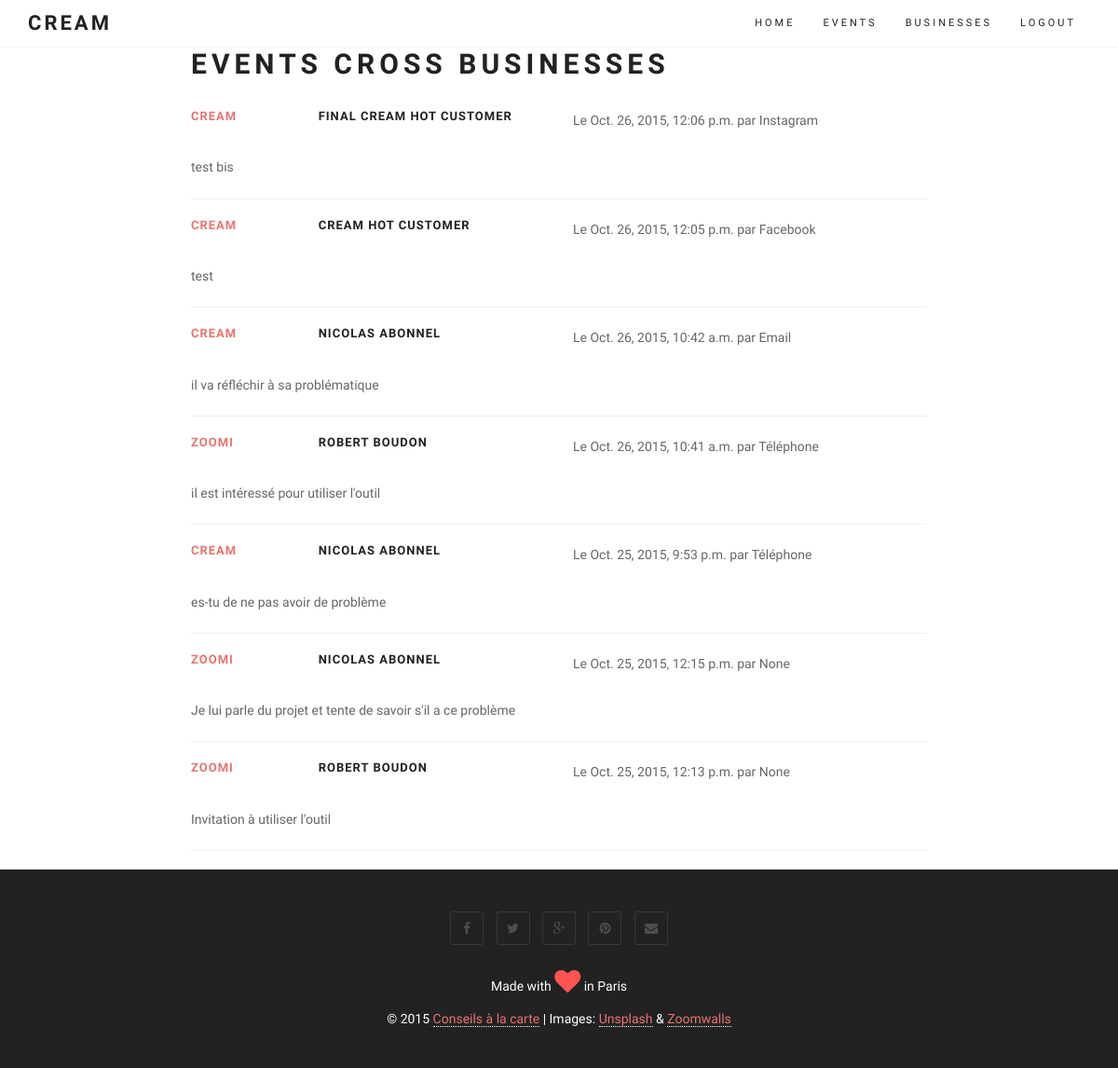
/event/ (signed in), run on the app's committed database.
### core/models.py (models this page shows)
class Event(models.Model):
	user = models.ForeignKey(User)
	customer = models.ForeignKey(Customer)
	business = models.ForeignKey(Business)
	kind = models.IntegerField(choices=EVENT_KIND, null=True, blank=True)
 	description = models.TextField(null=True, blank=True)
 	created_at = models.DateTimeField(auto_now_add=True)
 	def get_absolute_url(self):
 		return reverse (viewname="business_list")

class Business(models.Model):
	user = models.ForeignKey(User)
 	name = models.CharField(max_length=100, null=True, blank=True)
 	def __unicode__(self):
 		return str(self.name)
 	def create_event_url(self):
 		return reverse (viewname="event_create", args=[self.id])
 	def create_customer_url(self):
 		return reverse (viewname="customer_create", args=[self.id])
 	def list_customer_url(self):
 		return reverse (viewname="customer_list", args=[self.id])

class Customer(models.Model):
	user = models.ForeignKey(User)
	business = models.ForeignKey(Business) # could we make it multiple values
	kind = models.IntegerField(choices=CUSTOMER_KIND, null=True, blank=True)
	status = models.IntegerField(choices=CUSTOMER_STATUS, null=True, blank=True)
	fullname = models.CharField(max_length=100, null=True, blank=True)
	telephone = models.CharField(max_length=20, null=True, blank=True)
	email = models.CharField(max_length=100, null=True, blank=True)
 	created_at = models.DateTimeField(auto_now_add=True)
 	def __unicode__(self):
 		return str(self.fullname) #+ ' - ' + str(self.bus_c) + ' - ' + str(self.fullname)
 	def get_absolute_url(self):
 	 	return reverse (viewname="customer_list", args=[self.id])

### core/views.py (the view)
# urls.py: url(r'event/$', login_required(coreviews.EventListView.as_view())),
class EventListView(ListView):
	model = coremodels.Event
	template_name = "event/list.html"
	context_object_name = 'event'
	def get_queryset(self):
		return coremodels.Event.objects.filter(user=self.request.user).order_by('-created_at')

### templates/event/list.html (shortened to what this page needs)
{% extends "base/theme.html" %}
{% block content %}
<div class="row main-content">
	<div class="col-md-2"></div>
	<div class="col-md-8">
	<h2>Events cross Businesses</h2>
		{% for event in object_list %}
		<div class="row">
	 		<div class="col-md-2">
			<h3><a href="{{ event.get_absolute_url }}">{{ event.business }}</a></h3>
			</div>
	 		<div class="col-md-4">
			<h3>{{ event.customer }}</h3>
			</div>
	 		<div class="col-md-6">
			Le {{ event.created_at }} par {{ event.get_kind_display }}
			</div>
			<div class="col-md-12">
			<br>
			<p>{{ event.description }}</p>
			<hr></div>
		</div>
		{% endfor %}
	</div>
	<div class="col-md-2"></div>
</div>
{% endblock %}

### static/css/style.css (style rules this page uses)
body { font: 300 14px/1.8 'Raleway', sans-serif; color: #666; overflow-x: hidden; }
a { color: #E7746F; }
a, .btn { -webkit-transition: all 0.125s ease-in-out 0s; -moz-transition: all 0.125s ease-in-out 0s; -ms-transition: all 0.125s ease-in-out 0s; -o-transition: all 0.125s ease-in-out 0s; transition: all 0.125s ease-in-out 0s; }
h1, h2, h3, h4, h5, h6 { font: 700 40px/1.2 Raleway, sans-serif; text-transform: uppercase; letter-spacing: 5px; margin: 5px 0 5px; color: #222; }
h2 { font-size: 30px; margin: 0 0 30px; }
h3 { font-size: 13px; letter-spacing: 1px; margin: 0 0 5px; }

### data on the page
Event: business "CREAM", customer "FINAL CREAM HOT CUSTOMER", created_at "Oct. 26, 2015, 12:06 p.m.", kind "Instagram", description "test bis"
Event: business "CREAM", customer "CREAM HOT CUSTOMER", created_at "Oct. 26, 2015, 12:05 p.m.", kind "Facebook", description "test"
Event: business "CREAM", customer "NICOLAS ABONNEL", created_at "Oct. 26, 2015, 10:42 a.m.", kind "Email", description "il va réfléchir à sa problématique"
Event: business "ZOOMI", customer "ROBERT BOUDON", created_at "Oct. 26, 2015, 10:41 a.m.", kind "Téléphone", description "il est intéressé pour utiliser l'outil"
Event: business "CREAM", customer "NICOLAS ABONNEL", created_at "Oct. 25, 2015, 9:53 p.m.", kind "Téléphone", description "es-tu de ne pas avoir de problème"
Event: business "ZOOMI", customer "NICOLAS ABONNEL", created_at "Oct. 25, 2015, 12:15 p.m.", kind "None", description "Je lui parle du projet et tente de savoir s'il a ce problème"
Event: business "ZOOMI", customer "ROBERT BOUDON", created_at "Oct. 25, 2015, 12:13 p.m.", kind "None", description "Invitation à utiliser l'outil"
